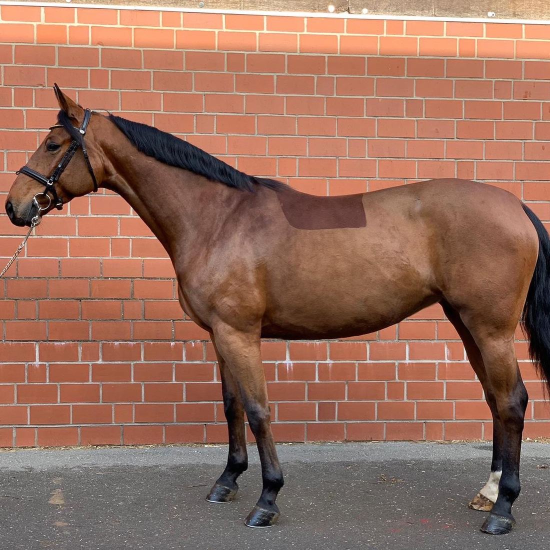
#> input picture assets/img/horses/amnesia-sva-1.jpg, 1100 x 1100 px (shown at 1/2 size)
$ python -i place-whatsapp-photos.py   (imports and definitions only)
#> lines starting #> are read from the running program, lines starting #| are printed output that depends on the picture
#> further down, picture is the input picture: PIL image 1100x1100 RGB; mean R, G, B 153.1, 110.1, 92.9
#!/usr/bin/env python3
"""Place the photographs from the WhatsApp export of 6 September.

Reads content/whatsapp-2026-09-06/parsed.json, resizes each picture to the
convention fetch-horse-photos.py already set (1100 wide, q78, under 500 KB,
never enlarged) and writes them as assets/img/horses/<slug>-<n>.jpg.

Her photographs come first, in the order she sent them: the one she called
the "main pic" becomes -1, the "face inside" shots follow. Whatever the horse
already had is kept behind them, so nothing is lost, and the whole run is
renumbered so the naming convention holds.

Facing
------
She asked three times for the horses to look the same way on a page. Counted
off the pictures themselves: the mares are four to two facing left, the sport
horses eleven out of eleven facing right, the foals sixteen to five right.
So the target is per archive, which is where the cards sit beside each other.

Two things this will NOT flip, and both are deliberate:

* Competition photographs with legible sponsor boards. Seven of the nine
  left-facing stallion shots carry LONGINES, ROLEX or Allianz in frame, and a
  mirrored logo is visibly wrong. They stay as they are and are reported.
* Nothing at all, unless MIRROR says so. A mirrored horse wears its blaze and
  its socks on the wrong side, which is the one thing a buyer checks a
  photograph for. Every flip here is one Mark asked for on 7 September.

Usage:  python3 scripts/place-whatsapp-photos.py [--dry-run]
"""

import json, os, sys, io, re, subprocess
from PIL import Image, ImageOps, ImageFilter, ImageEnhance

ROOT = os.path.dirname(os.path.dirname(os.path.abspath(__file__)))
SRC = os.path.join(ROOT, 'content', 'whatsapp-2026-09-06')
DST = os.path.join(ROOT, 'assets', 'img', 'horses')

WIDTH, QUALITY, FLOOR, CEILING = 1100, 78, 68, 500 * 1024

# The commit before the WhatsApp batch went in. Everything a horse owned at
# that point is read from here, so running this script twice cannot stack.
BASELINE = '2422cdb'
# [3 lines that did not run here, left out]

def git_show(path):
    return subprocess.run(['git', 'show', BASELINE + ':' + path],
                          cwd=ROOT, capture_output=True).stdout

# Photographs Mark supplied on 7 September, which take the card slot from
# whatever was there. Diabalou is the same shoot as hers, framed wider, so
# the horse survives the square crop; Filou's old one is a competition shot
# with another photographer's watermark across it. Their file is dropped, not
# pushed back, because in both cases the new one is the better of the two.
SUPPLIED = {
    'filou': 'content/manual-photos/filou.jpeg',
    'diabalou-sva': 'content/manual-photos/diabalou-sva.jpeg',
    # Sent later the same afternoon: the same shoot again, framed wide enough
    # that the whole horse survives the square card crop on its own. It needs
    # no composed background, which is why it is not in SQUARE.
    'unguessable-von-axe': 'content/manual-photos/unguessable-von-axe.jpeg',
    'waikiki-vd-berghoeve': 'content/manual-photos/waikiki-vd-berghoeve.jpeg',
    # A better frame, but still 1.58 to 1, so the square card would take his
    # muzzle off. This one is supplied AND composed: the new photograph on a
    # square ground of its own.
    'diamecho-von-axe-z': 'content/manual-photos/diamecho-von-axe-z.jpeg',
    'cacao-von-axe-z': 'content/manual-photos/cacao-von-axe-z.jpeg',
}

# The card window is square and a landscape photograph loses a third of its
# width to it, which is why these four lost a head or a tail. Their card
# picture is composed onto a square instead of cut to one: the whole horse,
# with the space around him filled from the same photograph, enlarged and
# blurred. Nothing is invented and nothing of the horse is lost. Mark named
# these four on 7 September.
# Empty, and that is the outcome Mark wanted. Four horses were listed here on
# 7 September because the square card cut them, and each got a composed
# square: the whole horse on a blurred ground of its own. He looked at
# Diamecho on the archive and said no, the cards are to stay covered rather
# than sit contained in a soft background, so the last one came out too. By
# then he had found a wider frame of every one of them anyway.
# The machinery stays for a case where there is no better frame to be had.
SQUARE = set()


def to_square(im, margin=0.03):
#> called with margin = 0.03
    side = max(im.size)
#> side = 1100
    w, h = im.size
#> w = 1100; h = 1100
    bg = im.resize((int(w * max(side / w, side / h) * 1.25),
                    int(h * max(side / w, side / h) * 1.25)), Image.LANCZOS)
    bg = bg.crop(((bg.width - side) // 2, (bg.height - side) // 2,
                  (bg.width - side) // 2 + side, (bg.height - side) // 2 + side))
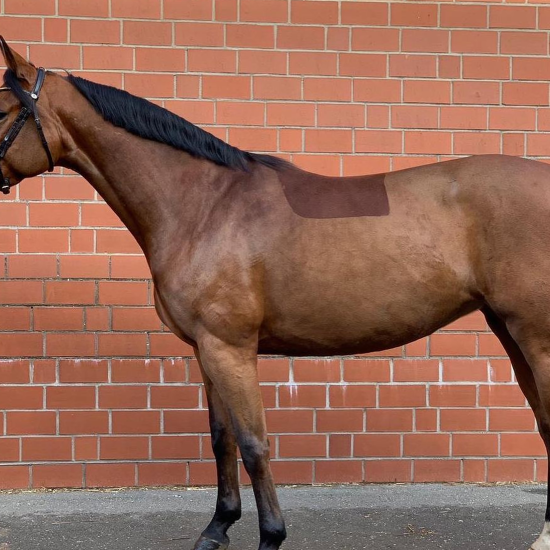
#> bg: PIL image 1100x1100 RGB (shown at 1/2 size); mean R, G, B 148.6, 102.8, 85.6
    bg = ImageEnhance.Brightness(bg.filter(ImageFilter.GaussianBlur(side // 40))).enhance(0.82)
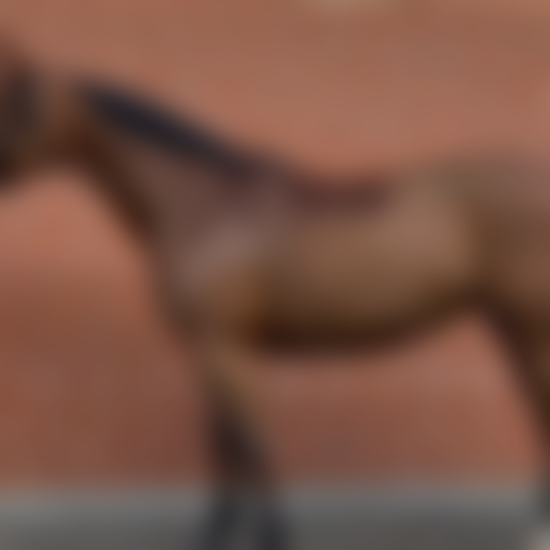
#> bg: PIL image 1100x1100 RGB (shown at 1/2 size); mean R, G, B 121.4, 83.9, 69.8
    inner = int(side * (1 - margin * 2))
#> inner = 1034
    f = min(inner / w, inner / h)
#> f = 0.94
    fg = im.resize((int(w * f), int(h * f)), Image.LANCZOS)
    bg.paste(fg, ((side - fg.width) // 2, (side - fg.height) // 2))
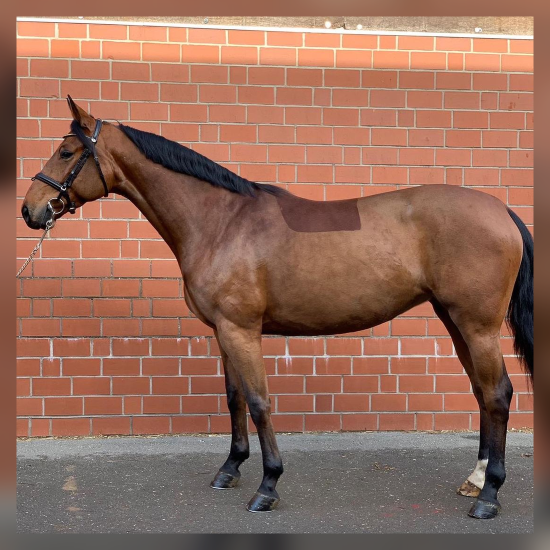
#> bg: PIL image 1100x1100 RGB (shown at 1/2 size); mean R, G, B 149.2, 107.4, 90.7
    return bg


# the direction each archive settles on, counted off her own pictures
FACING = {'broodmare': 'left', 'foal': 'right', 'sport': 'right', 'stallion': 'right'}

# competition shots whose sponsor boards would read backwards
NO_FLIP = {
    'united touch s', 'heartbreaker', 'casall', 'for pleasure', 'vigo',
    'uricas', 'comme il faut', 'emerald',
}


# A horse she never sent a new photograph of, but whose old one has to turn.
# Agousha, 6 September 09:24: "Can you turn also Agousha to have all of them
# looking to the same side". She sent a picture of her own screen with it, not
# a picture of the horse, so the one already on the site is the one to flip.
TURN_EXISTING = {
    'agousha-vd-berghoeve-z',
    # Purple Rain is a sold foal she sent no new picture of, and the one on
    # the site faced left while the other nineteen foals face right.
    'purple-rain-von-axe-z',
}


# [152 lines left out: functions save, main, not called in this run]


# [2 lines not run here, left out]

>>> from PIL import Image
>>> picture = Image.open('../assets/img/horses/amnesia-sva-1.jpg')
>>> result = to_square(picture)

$ run again, on assets/img/horses/bec-emerald-sam-3.jpg
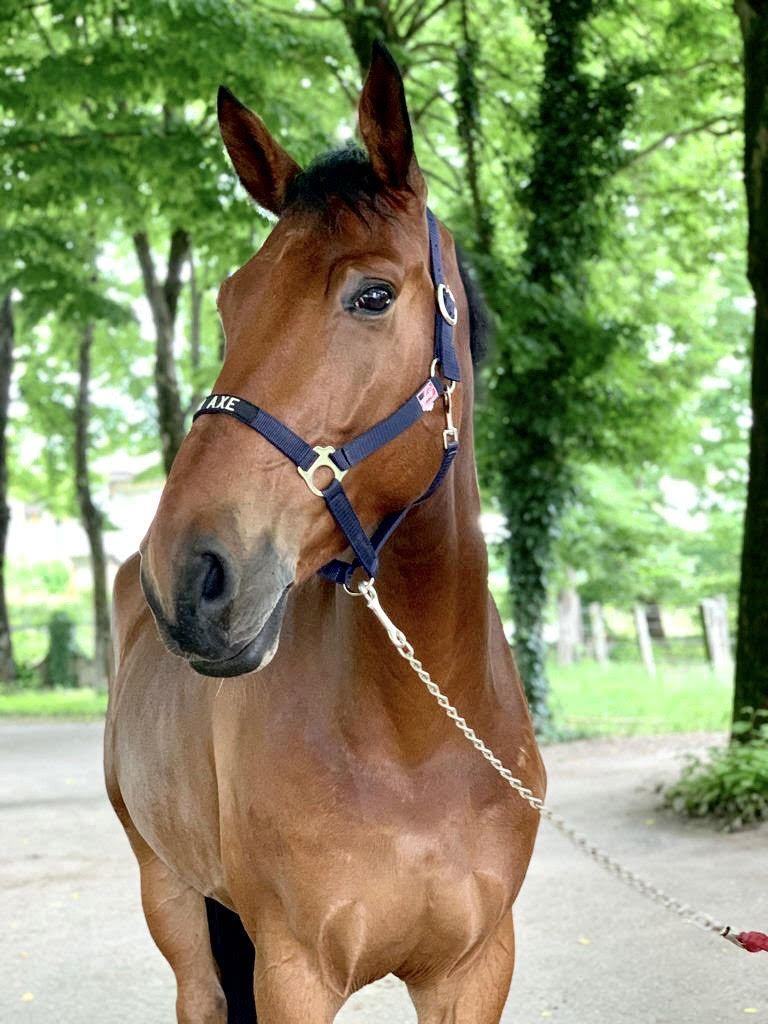
#> input picture assets/img/horses/bec-emerald-sam-3.jpg, 768 x 1024 px
#> picture is the input picture: PIL image 768x1024 RGB; mean R, G, B 137.1, 143.1, 104.8
#> in to_square, `bg = ImageEnhance.Brightness(bg.filter(ImageFilter.GaussianBlur(side /..`:
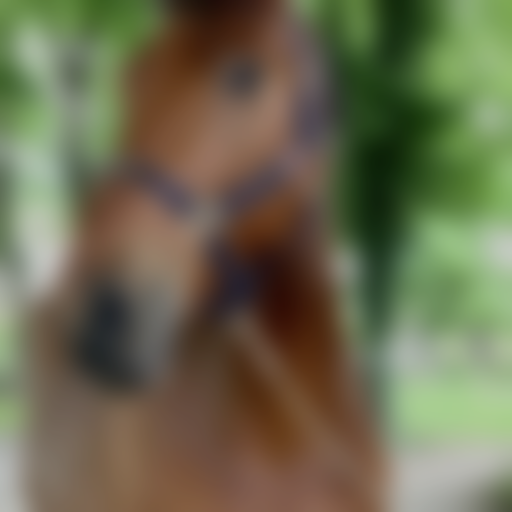
#> bg: PIL image 1024x1024 RGB (shown at 1/2 size); mean R, G, B 107.6, 106, 79
#> in to_square, `bg.paste(fg, ((side - fg.width) // 2, (side - fg.height) // 2))`:
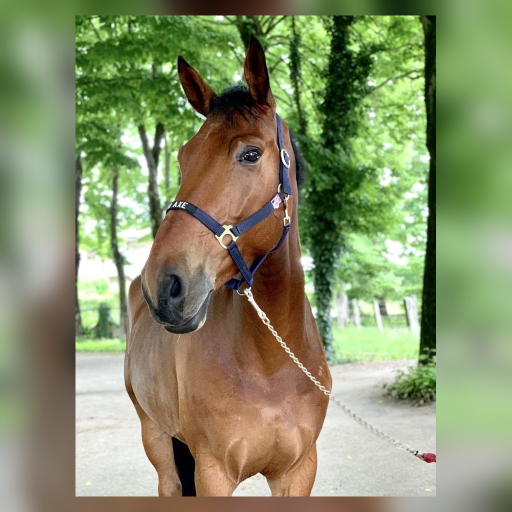
#> bg: PIL image 1024x1024 RGB (shown at 1/2 size); mean R, G, B 134.7, 144, 106.1

$ run again, on assets/img/horses/bec-emerald-sam-4.jpg
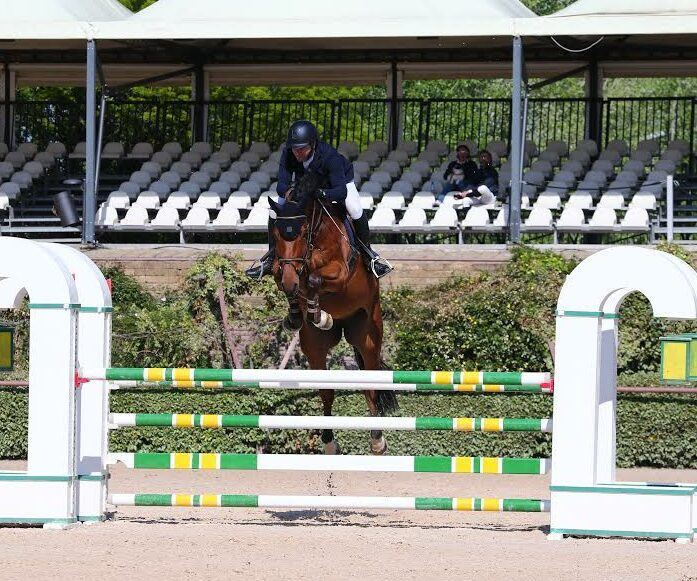
#> input picture assets/img/horses/bec-emerald-sam-4.jpg, 697 x 581 px
#> picture is the input picture: PIL image 697x581 RGB; mean R, G, B 139.1, 140.2, 128.6
#> in to_square, `bg = ImageEnhance.Brightness(bg.filter(ImageFilter.GaussianBlur(side /..`:
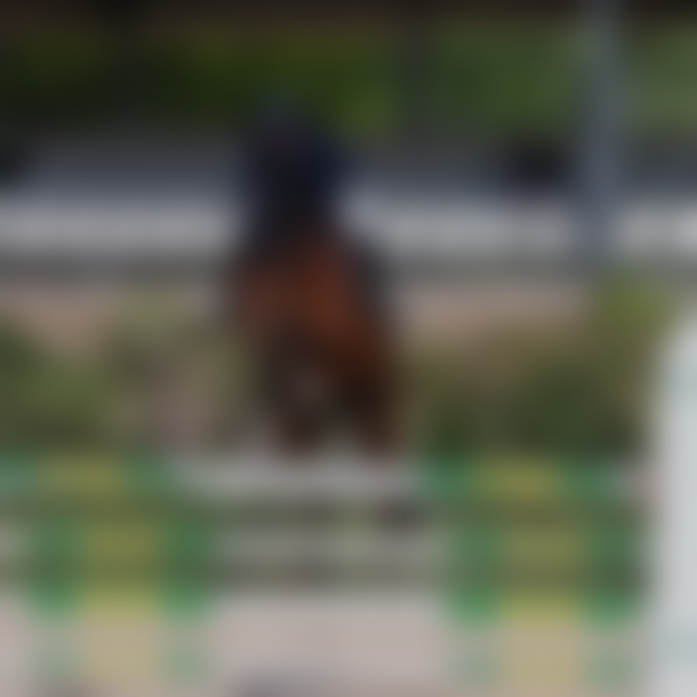
#> bg: PIL image 697x697 RGB; mean R, G, B 95, 96.9, 83.1
#> in to_square, `bg.paste(fg, ((side - fg.width) // 2, (side - fg.height) // 2))`:
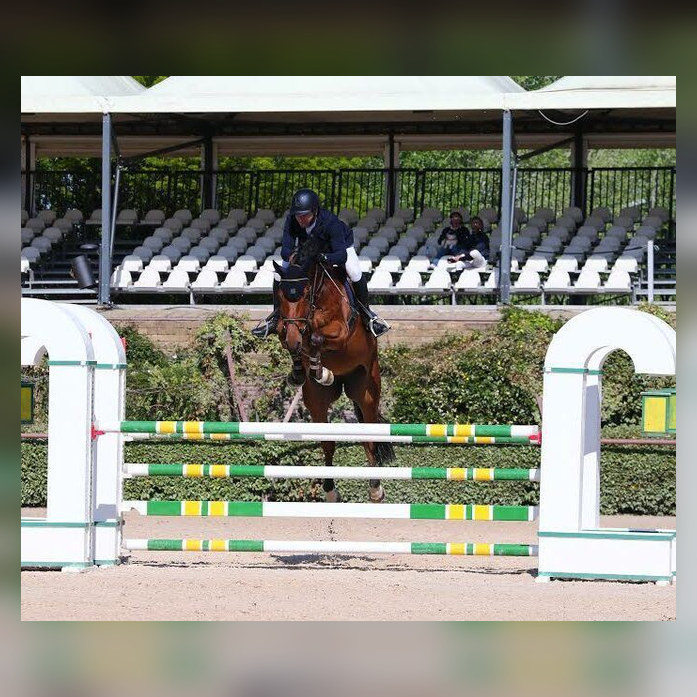
#> bg: PIL image 697x697 RGB; mean R, G, B 131.2, 132.1, 120

$ run again, on assets/img/horses/bellavista-von-axe-z-1.jpg
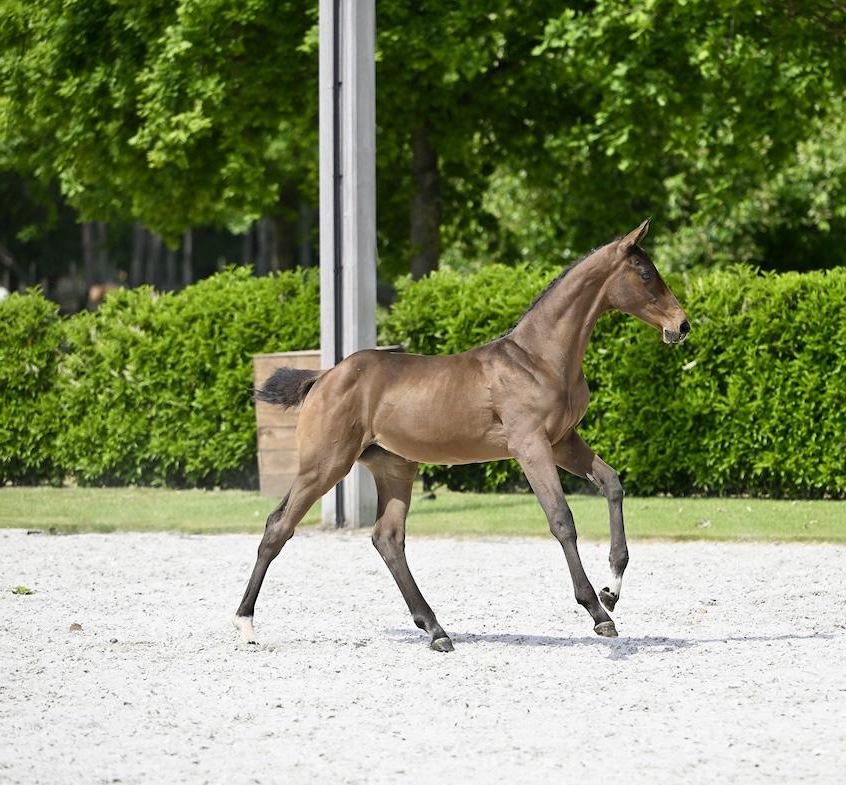
#> input picture assets/img/horses/bellavista-von-axe-z-1.jpg, 846 x 785 px
#> picture is the input picture: PIL image 846x785 RGB; mean R, G, B 132.5, 142, 104.6
#> in to_square, `bg = ImageEnhance.Brightness(bg.filter(ImageFilter.GaussianBlur(side /..`:
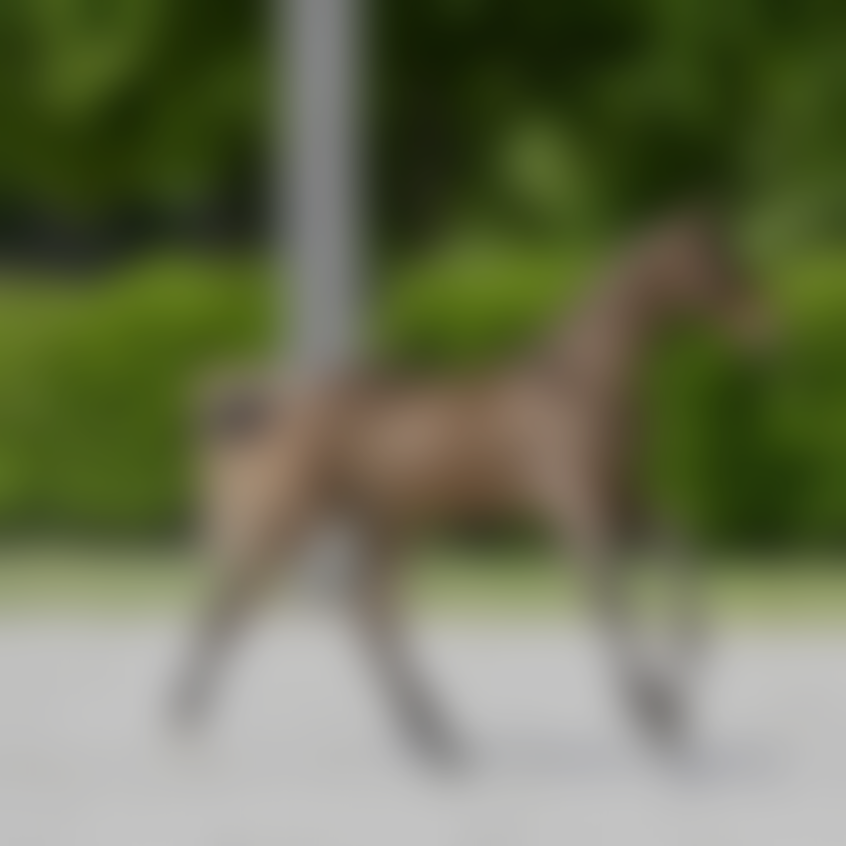
#> bg: PIL image 846x846 RGB; mean R, G, B 107, 112.8, 82.6
#> in to_square, `bg.paste(fg, ((side - fg.width) // 2, (side - fg.height) // 2))`:
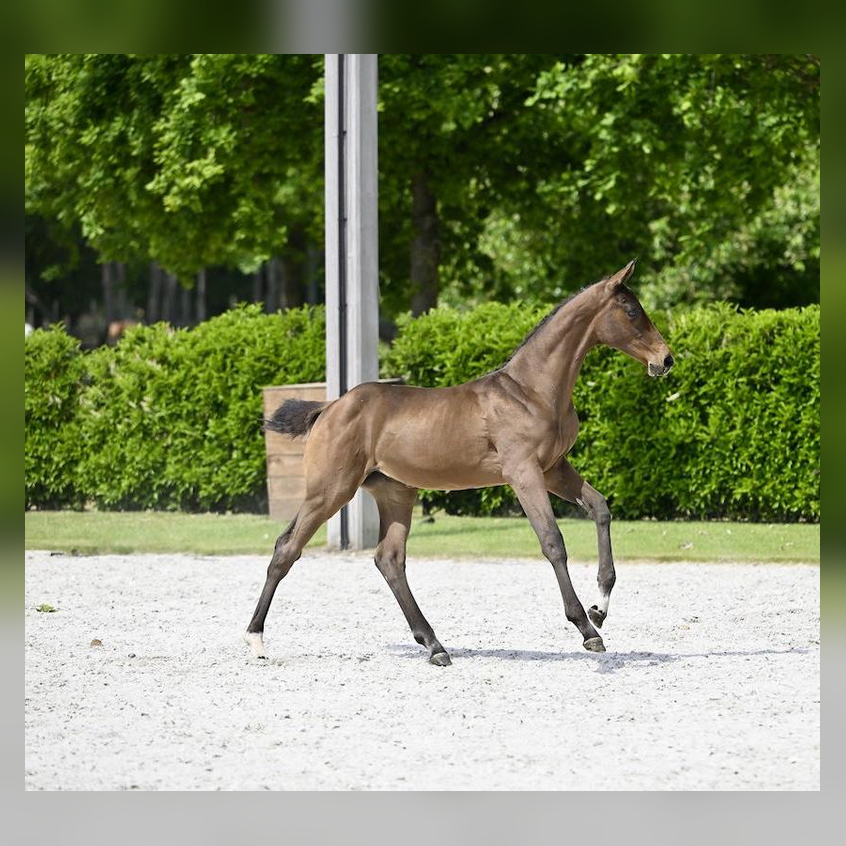
#> bg: PIL image 846x846 RGB; mean R, G, B 129.1, 138.6, 103.2
